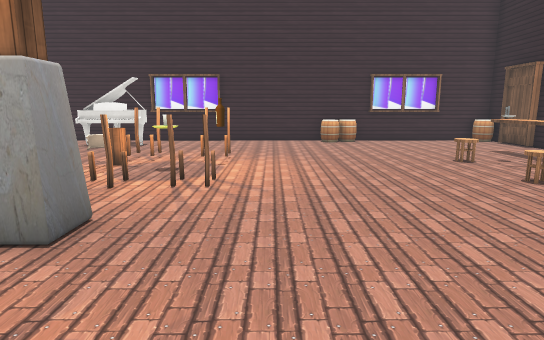
view 1 (above)

19 first-person views from a walk through a scene from a Unity 3-D project. The camera is 1.5 m above the floor, tilts 10° down and sees 75° across. The floor is counted in squares, 1 m on a side. Each view is taken from the middle of a square. On the plan, view 1 faces up. The plan holds only what a view shows up to about 16 squares ahead; the rest is blank. The player is left out. Some surface patterns are stand-ins.

view 2
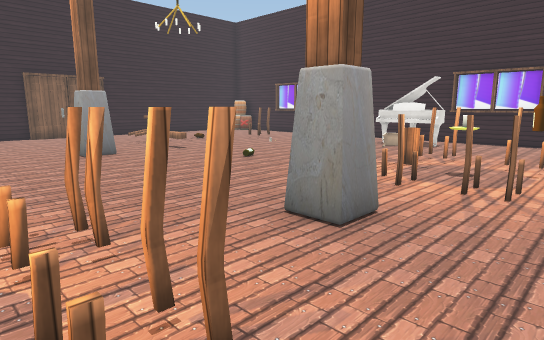

view 3
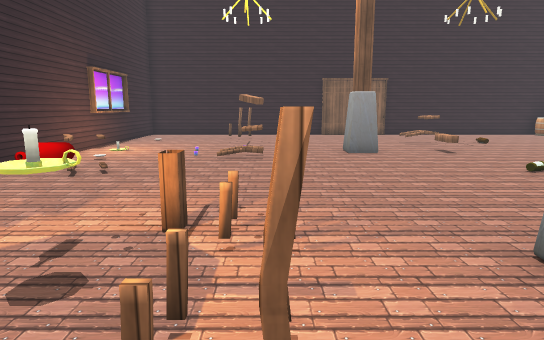

view 4
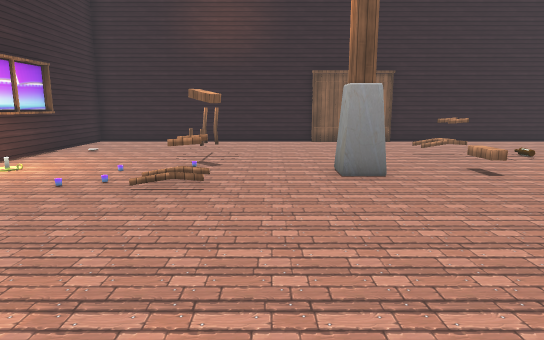

view 5
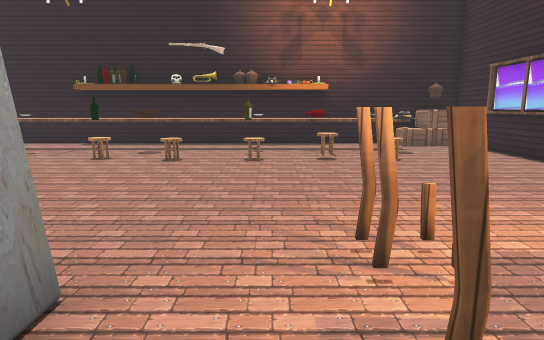

view 6
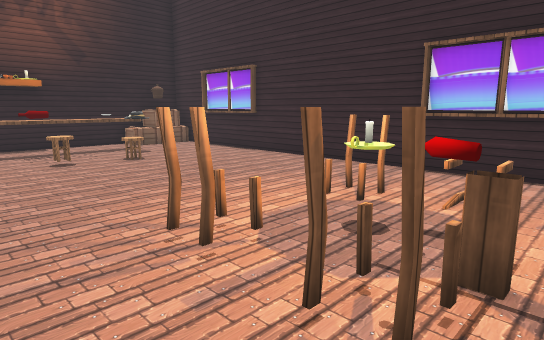

view 7
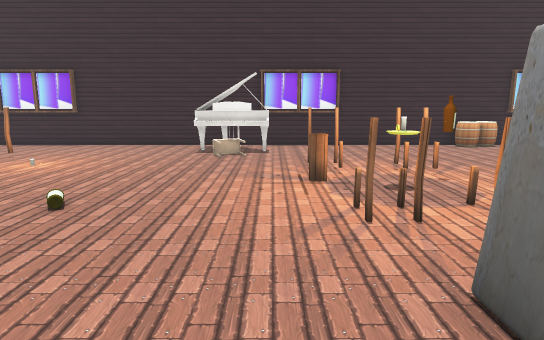

view 8
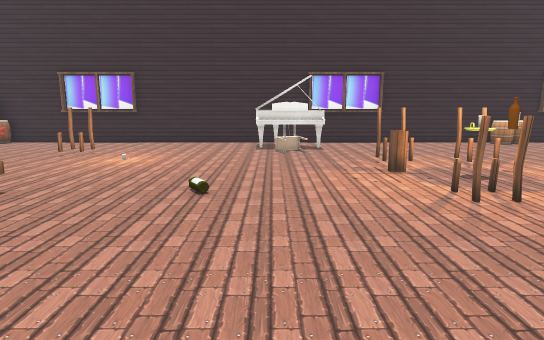

view 9
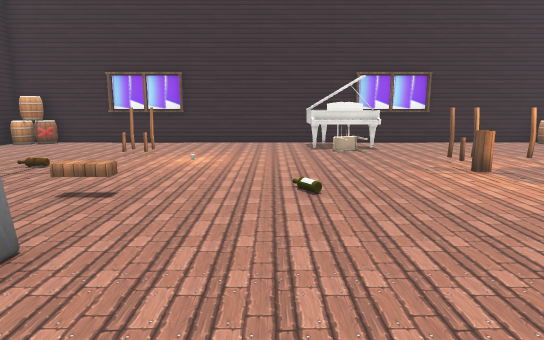

view 10
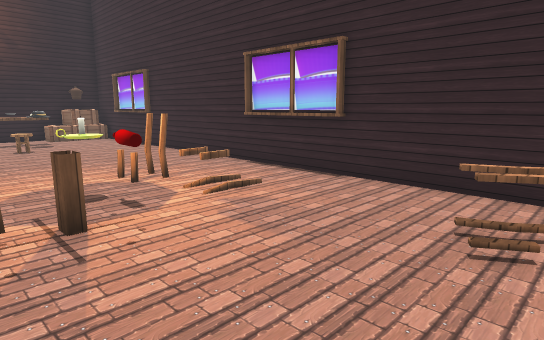

view 11
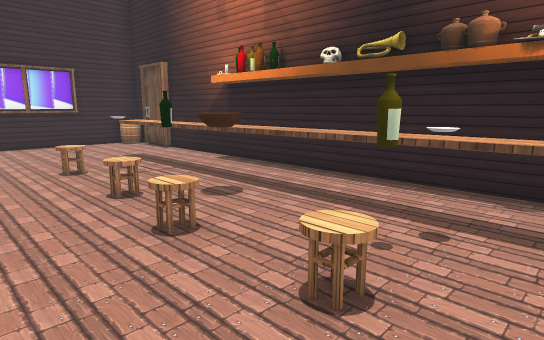

view 12
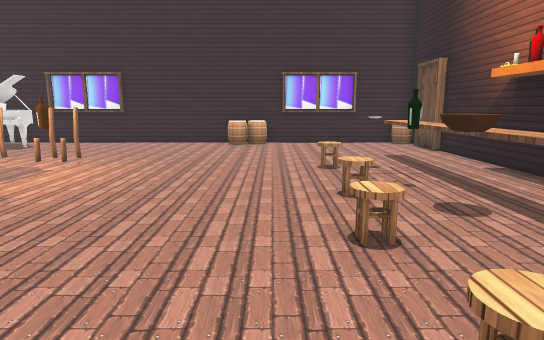

view 13
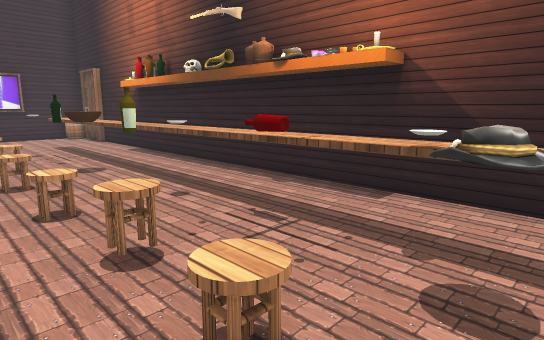

view 14
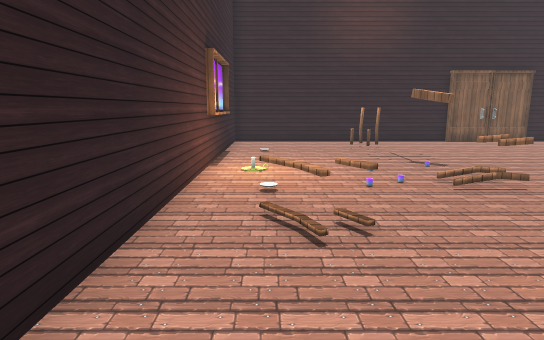

view 15
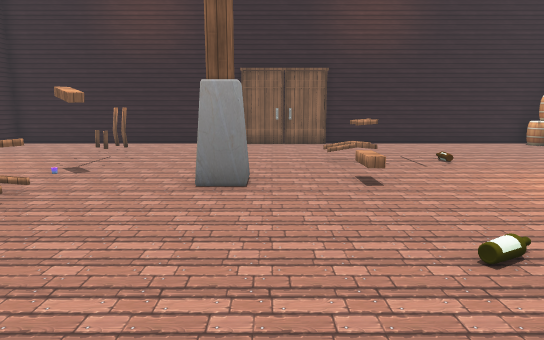

view 16
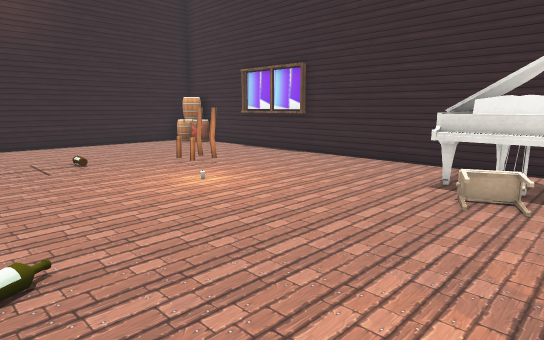

view 17
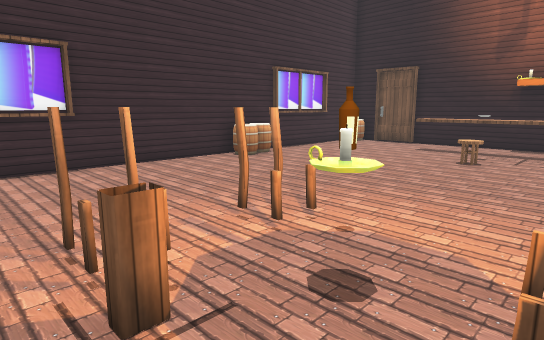

view 18
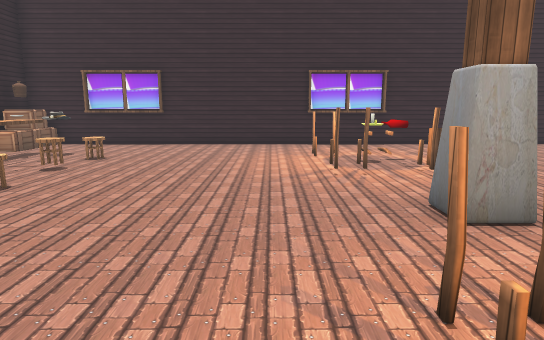

view 19
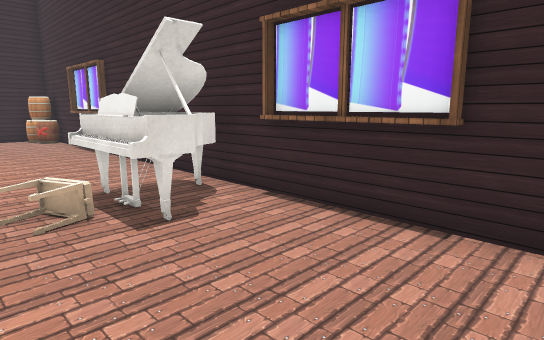

### Floor plan
Key: @ floor where view 1 was taken; # wall or solid block; . floor; = window, fence, low wall or low ledge; ^ raised ledge; P piano; B barrel; C chair; S stool; T table; L bottle; W bowl; R crate; O other object.
Columns run from 20 left of view 1 to 10 right of it. Each row starts with its distance up from view 1.
 17 ###############################
 16 #BB.####.....PP###....BBB###.B#
 15 #...........PPPP..............#
 14 #............PPP..............#
 13 #......C......................#
 12 #...........................^.#
 11 #...............C.C.........^.#
 10 #....L...................SSO^.#
  9 #...............O.#.........^.#
  8 #....C.....................L^.#
  7 #....C.TT........CCC.....SS.^.#
  6 #..........................W^.#
  5 #........................S..^.#
  4 #.......#........#..........^.#
  3 #........................SLO^.#
  2 #........................S.O^.#
  1 #......T........C.C......S.L^.#
  0 #..C..TT.C......O.=.@....SS.^.#
 -1 #..C............L#.......S..^.#
 -2 #........................S.OO.#
 -3 #...........C...CCC........O^R#
 -4 #..........CC................R#
 -5 #............................R#
 -6 ###############################

Positions as (right, up) in squares from view 1, and headings:
1: (0, 0), facing up
2: (0, 0), facing up-left
3: (0, 1), facing left
4: (-4, 2), facing left
5: (-5, 2), facing right
6: (-5, 3), facing down-right
7: (-5, 2), facing up
8: (-7, 1), facing up
9: (-9, 1), facing up
10: (-9, 1), facing down-right
11: (3, 1), facing up-right
12: (4, 1), facing up
13: (4, -3), facing up-right
14: (-4, -4), facing left
15: (-5, 5), facing left
16: (-5, 7), facing up-left
17: (-5, 7), facing up-right
18: (0, 9), facing down
19: (-1, 12), facing up-left
